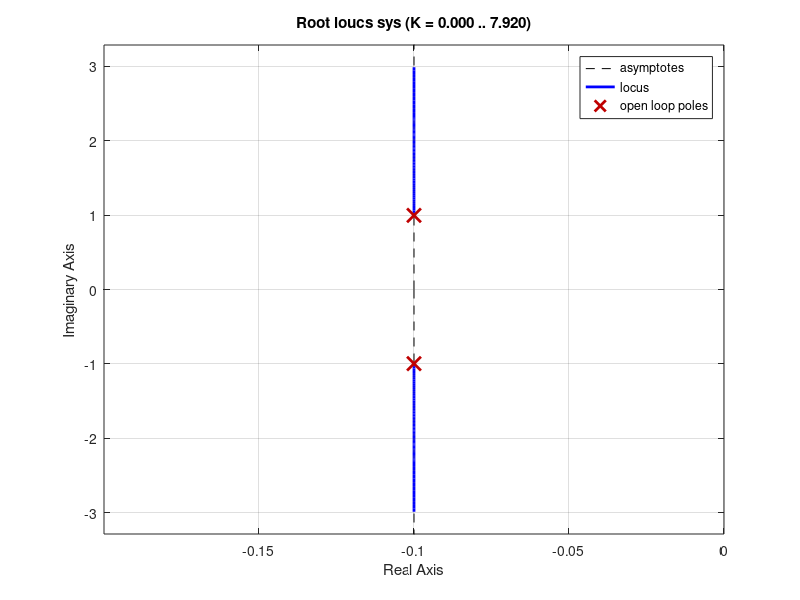

Write the MATLAB code that produced this figure.
% m                   mass                                    1.0 kg
% k                   spring constant                         1.0 N/m
% b                   damping constant                        0.2 Ns/m
% F                   input force                             1.0 N
%%
m = 1.00;
k = 1.00;
b = 0.200;
F = 1.00;

A = [0 1.0; -k/m -b/m];
B = [0 1/m]';
C = [1.0 0];
D = 0;
sys = ss(A,B,C,D);

%%
rlocus(sys);

num = 1.0;
den = [m b k];
sys = tf(num,den);

s = tf('s');
ans = ((s*eye(size(A,1)) - A)*[5/s;6/s])

pole(sys);
eig(A);
%%